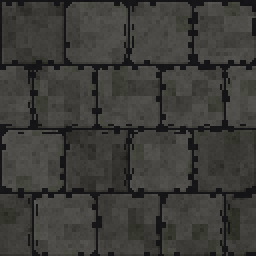
#> input picture assets/retro/rubble.png, 128 x 128 px (shown 2 times larger)
$ python -i draw-props.py   (imports and definitions only)
#> lines starting #> are read from the running program, lines starting #| are printed output that depends on the picture
"""Weathered code-native props plus losslessly packed PixelLab torch artwork."""
from pathlib import Path
from PIL import Image, ImageDraw, ImageFont
import base64, hashlib, json, struct
HERE=Path(__file__).resolve().parent
INK='#111319'; DARK='#24282d'; DEEP='#30363b'; STEEL='#59656a'; EDGE='#8a9593'; LIGHT='#bcc1af'
WOOD='#493326'; WARM='#705039'; GRAIN='#98704b'; GOLD='#bd8c38'; GLOW='#f5c65a'; MOSS='#46533a'
W,H=64,96

def canvas():
 im=Image.new('RGBA',(W,H));return im,ImageDraw.Draw(im)
#> after `im = Image.new('RGBA', (W, H))`: im: PIL image 64x96 RGBA; every value is 0
def poly(d,xy,fill,outline=INK):
 d.polygon(xy,fill=fill);d.line(xy+[xy[0]],fill=outline,width=1)
def rect(d,xy,fill,outline=INK):d.rectangle(xy,fill=fill,outline=outline)
def shadow(d):d.ellipse((6,85,59,94),fill=(9,11,14,95))
def rivet(d,x,y):d.rectangle((x,y,x+2,y+2),fill=INK);d.point((x,y),fill=EDGE)
def torch(frame):
 im,d=canvas();rect(d,(25,39,38,91),DARK);rect(d,(28,41,35,88),DEEP);rivet(d,30,44);rivet(d,30,83)
 poly(d,[(33,69),(46,61),(46,49),(41,49),(41,58),(31,63)],STEEL);d.line((34,65,43,59,43,52),fill=EDGE,width=1)
 rect(d,(35,31,42,57),WOOD);rect(d,(36,33,38,55),GRAIN)
 for y in [35,42,49]:d.line((35,y,42,y),fill=INK,width=2)
 poly(d,[(28,47),(49,47),(46,58),(33,58)],DARK);d.line((29,48,48,48),fill=EDGE,width=2);d.line((34,56,45,56),fill=STEEL)
 shift=[-2,0,2,-1][frame];tip=[7,3,6,9][frame]
 poly(d,[(33,45),(27,36),(30,22),(35+shift,27),(37+shift,tip),(44+shift,19),(43,28),(49,22),(50,35),(44,46)],'#9a3c26')
 poly(d,[(34,44),(31,35),(35,24),(38+shift,31),(40+shift,14),(44,27),(43,37),(46,31),(45,43)],'#e57a2a',outline='#b65125')
 poly(d,[(36,43),(35,34),(39,28),(39,37),(43,34),(42,43)],'#ffd875',outline='#f5bd46')
 d.point((37+shift,tip-3),fill=GLOW);d.point((47,17+frame*2),fill='#d96d2d');return im

def chest(opened):
#> called with opened = False
 im,d=canvas();shadow(d)
 poly(d,[(8,53),(48,49),(58,58),(56,86),(16,91),(7,81)],WOOD)
 poly(d,[(16,62),(56,58),(56,84),(16,89)],WARM);d.line((19,66,52,62),fill=GRAIN);d.line((19,78,53,74),fill=WOOD)
 for x in [18,44]:poly(d,[(x,61),(x+5,60),(x+5,87),(x,88)],STEEL);rivet(d,x+1,66);rivet(d,x+1,81)
 if opened:
  poly(d,[(8,50),(7,28),(18,17),(50,23),(56,46)],WOOD);poly(d,[(12,46),(12,29),(20,23),(47,28),(50,44)],DARK)
  d.line((13,28,47,27),fill=GRAIN,width=2)
  for x in [14,44]:d.line((x,27,x+2,45),fill=STEEL,width=4)
  poly(d,[(10,52),(48,48),(55,56),(16,62)],INK)
  for x,y in [(21,54),(27,52),(35,54),(42,51),(46,56),(31,57)]:d.ellipse((x-3,y-2,x+3,y+2),fill=GOLD,outline=WOOD);d.point((x,y-1),fill=GLOW)
 else:
  poly(d,[(7,54),(9,42),(18,34),(46,32),(56,42),(58,57),(16,63)],WARM)
  poly(d,[(16,59),(18,42),(45,39),(54,44),(55,55)],GRAIN,outline=WOOD)
  for x in [18,44]:poly(d,[(x-2,37),(x+3,36),(x+7,58),(x+2,60)],STEEL);d.line((x,39,x+4,56),fill=EDGE)
 rect(d,(31,58,38,72),GOLD);rect(d,(33,62,36,69),INK);d.point((34,63),fill=LIGHT);return im

def shrine():
 im,d=canvas();shadow(d);poly(d,[(11,81),(24,73),(52,77),(58,85),(44,93),(8,88)],DEEP);poly(d,[(18,73),(19,52),(47,49),(48,80),(26,86)],STEEL)
 d.line((21,55,22,78,29,82),fill=EDGE,width=2);poly(d,[(14,51),(26,44),(51,48),(48,57),(23,61)],EDGE)
 rect(d,(29,63,37,76),DARK);d.line((33,65,30,69,35,69,32,74),fill='#75d8db',width=1)
 poly(d,[(34,11),(46,27),(40,44),(29,47),(22,30)],'#214b69');poly(d,[(34,13),(34,43),(25,30)],'#4c9cbd',outline='#274f70');poly(d,[(35,13),(43,27),(36,39)],'#9ce6ee',outline='#5ac3d6')
 for x,y in [(17,26),(48,20),(19,43),(48,41)]:d.line((x-2,y,x+2,y),fill='#73cfd5');d.line((x,y-2,x,y+2),fill='#73cfd5')
 return im

def relic():
 im,d=canvas();d.ellipse((10,40,55,66),outline='#805c2c',width=2);poly(d,[(33,12),(48,37),(39,65),(27,70),(15,43)],'#a65b25');poly(d,[(32,16),(30,63),(18,42)],'#f1b447',outline='#bc762b');poly(d,[(34,17),(44,37),(34,58)],'#ffe08c',outline='#df9e37');d.line((21,43,39,44),fill='#8e4a21')
 for x,y in [(13,28),(51,51),(32,78),(51,20)]:d.line((x-2,y,x+2,y),fill=GLOW);d.line((x,y-2,x,y+2),fill=GLOW)
 return im

def crate():
 im,d=canvas();shadow(d);poly(d,[(8,38),(43,29),(58,41),(56,84),(22,92),(8,81)],WOOD);poly(d,[(11,42),(43,36),(43,85),(22,88),(11,79)],WARM);poly(d,[(45,37),(55,44),(54,81),(45,85)],WOOD)
 for x in [17,27,37]:d.line((x,43,x,83),fill=WOOD)
 for y in [50,65,78]:d.line((12,y,40,y-3),fill=GRAIN)
 poly(d,[(12,43),(17,42),(41,81),(37,85)],GRAIN);poly(d,[(36,38),(41,37),(17,84),(12,81)],GRAIN)
 for x,y in [(9,40),(39,33),(51,42),(9,75),(44,80)]:rect(d,(x,y,x+6,y+6),DARK);rivet(d,x+2,y+2)
 return im

def rubble():
 im,d=canvas();shadow(d)
 stones=[([(8,85),(10,74),(21,69),(28,79),(24,91)],DEEP), ([(19,80),(22,62),(35,60),(44,72),(37,87)],STEEL), ([(34,87),(38,69),(51,71),(58,86),(47,94)],DEEP), ([(11,92),(16,84),(31,85),(35,93)],STEEL), ([(34,69),(36,56),(44,52),(50,63),(46,73)],'#72766b')]
 for pts,c in stones:poly(d,pts,c);d.line(pts[:3],fill=EDGE,width=1)
 for x,y in [(9,91),(53,92),(30,94),(17,71)]:rect(d,(x,y,x+3,y+2),DEEP)
 d.line((23,67,32,64,29,73),fill=DARK);d.line((41,76,48,73),fill=MOSS,width=2);return im

def spikes(active):
#> called with active = False
 im,d=canvas();shadow(d);poly(d,[(7,77),(28,68),(58,77),(39,93),(9,86)],DARK);poly(d,[(10,77),(29,72),(54,78),(38,88),(11,83)],STEEL)
 places=[(17,80,47),(29,77,35),(42,80,43),(28,86,53)]
 for x,y,tip in places:
  d.ellipse((x-5,y-2,x+5,y+3),fill=INK)
  if active:poly(d,[(x-4,y),(x,tip),(x+4,y+1)],STEEL);poly(d,[(x-3,y),(x,tip+2),(x,y)],LIGHT,outline=EDGE)
  else:d.line((x-3,y,x+2,y-1),fill=EDGE,width=2)
 for x,y in [(10,78),(45,78),(36,88)]:rivet(d,x,y)
 return im

def tomb():
 im,d=canvas();shadow(d);poly(d,[(9,52),(24,31),(47,38),(59,73),(49,91),(15,84),(7,69)],DEEP);poly(d,[(8,46),(23,24),(44,31),(57,66),(47,84),(14,76)],'#71766c');poly(d,[(14,46),(25,31),(40,36),(49,64),(43,75),(19,69)],STEEL)
 d.line((12,46,24,28,43,35),fill=LIGHT,width=2);d.line((16,75,45,82,55,67),fill=EDGE)
 d.ellipse((25,36,36,46),fill=LIGHT,outline=DEEP);d.rectangle((28,42,34,46),fill=DARK);d.point((28,40),fill=INK);d.point((33,41),fill=INK)
 poly(d,[(26,48),(36,47),(41,65),(31,68),(23,59)],EDGE);d.line((25,52,38,59,27,61,37,52),fill=DEEP,width=2)
 d.line((11,61,17,65,15,69),fill=MOSS,width=2);d.line((44,70,49,65),fill=DARK);return im

def bookshelf():
 im,d=canvas();shadow(d);rect(d,(9,10,55,91),WOOD);rect(d,(14,16,50,87),INK);rect(d,(7,7,57,15),WARM);rect(d,(6,88,58,94),WARM)
 colors=['#6b3c38','#4e615a','#746348','#51445e','#8a7657','#334953']
 for row,y in enumerate([18,41,64]):
  x=15
  for i in range(7):
   height=15+(i*3+row)%7;rect(d,(x,y+21-height,x+4,y+20),colors[(i+row)%len(colors)]);d.line((x+1,y+23-height,x+3,y+23-height),fill=GOLD);d.point((x+1,y+17),fill=EDGE);x+=5
  rect(d,(12,y+22,52,y+25),WARM);d.line((13,y+22,51,y+22),fill=GRAIN)
 d.line((10,18,10,86),fill=GRAIN);d.line((53,18,53,86),fill=DARK);return im

def barrel():
 im,d=canvas();shadow(d);poly(d,[(14,28),(23,20),(43,21),(52,30),(56,64),(50,86),(35,92),(17,85),(9,63)],WARM)
 for x in [18,26,35,44]:d.line((x,31,x-3,62,x,86),fill=WOOD,width=2)
 d.ellipse((13,17,51,36),fill=GRAIN,outline=INK);d.ellipse((17,21,47,31),fill=WOOD,outline=WARM);d.line((20,24,44,28),fill=GRAIN);d.line((31,21,28,30),fill=INK)
 for y in [37,70]:poly(d,[(11,y),(53,y-1),(55,y+5),(10,y+6)],STEEL);d.line((13,y+1,51,y),fill=EDGE);rivet(d,18,y+2);rivet(d,44,y+1)
 d.line((18,82,27,88,43,87),fill=GRAIN);return im

def banner():
 im,d=canvas();rect(d,(8,12,56,16),STEEL);d.line((11,12,53,12),fill=EDGE);rivet(d,7,12);rivet(d,55,12)
 poly(d,[(15,17),(49,17),(48,87),(42,83),(38,92),(32,85),(26,90),(22,82),(15,86)],'#662e35');poly(d,[(19,21),(26,20),(24,81),(20,79)],'#8a4142',outline='#78373c');rect(d,(44,20,47,79),'#48252e',outline='#48252e')
 poly(d,[(32,34),(40,48),(32,64),(24,48)],GOLD);poly(d,[(32,41),(35,48),(32,56),(29,48)],'#edce73');d.line((25,69,39,69),fill=GOLD,width=2);return im

def basin():
 im,d=canvas();shadow(d);poly(d,[(6,53),(15,43),(48,43),(58,54),(54,83),(39,93),(12,85)],STEEL);d.ellipse((6,40,58,65),fill=EDGE,outline=INK);d.ellipse((12,45,52,60),fill='#24434d',outline=DEEP);d.arc((14,46,50,59),0,180,fill='#588b91',width=2);d.line((19,50,25,48,30,50),fill='#7aaeb2')
 d.line((8,62,14,81,38,89,53,80),fill=EDGE,width=2);rect(d,(24,68,37,78),DEEP);d.line((26,71,34,72,28,75),fill='#727969');d.line((49,66,47,77),fill=MOSS,width=2);return im

def spiderweb():
 im,d=canvas();anchor=(8,8);rays=[(58,10),(55,29),(45,50),(29,73),(10,91)];web=(145,155,147,190)
 for end in rays:d.line([anchor,end],fill=web,width=1)
 for fraction in [.22,.44,.66,.88,1.0]:
  points=[(round(anchor[0]+(x-anchor[0])*fraction),round(anchor[1]+(y-anchor[1])*fraction)) for x,y in rays]
  for i in range(len(points)-1):
   a,b=points[i],points[i+1];middle=((a[0]+b[0])//2-2,(a[1]+b[1])//2+2);d.line([a,middle,b],fill=web,width=1)
 d.line((29,38,29,53),fill=(159,171,164,170));d.ellipse((26,52,32,58),fill=INK);d.ellipse((27,48,31,53),fill=DARK)
 for side in [-1,1]:
  for y in [51,53,55]:d.line((29+side*2,y,29+side*6,y-3,29+side*8,y-1),fill=INK)
 return im

def drip(frame):
 im,d=canvas();d.line((30,5,32,15,30,26,34,35,33,48),fill=(42,71,77,200),width=4);d.line((30,7,31,18,30,27,33,37,32,47),fill=(105,151,155,210),width=1)
 d.line((35,12,37,25,36,39),fill=(42,71,77,150),width=2)
 y=[53,65,77,89][frame];poly(d,[(32,y-6),(29,y),(29,y+3),(32,y+5),(35,y+2),(35,y)],(83,137,150,255),outline=(35,69,82,255));d.line((31,y-1,30,y+2,32,y+3),fill=(156,198,199,255))
 if frame>1:d.point((32,53),fill=(105,151,155,200))
 return im

def weather(image,kind):
 if kind in ('spiderweb','drip'):return image
 # Clustered material wear stays on existing opaque interior pixels. It creates
 # pitted metal and irregular wood grain without growing a comic-book outline.
 out=image.copy();src=image.load();dst=out.load()
 for y in range(1,H-1):
  for x in range(1,W-1):
   r,g,b,a=src[x,y]
   if a<128 or min(src[x-1,y][3],src[x+1,y][3],src[x,y-1][3],src[x,y+1][3])<128:continue
   if max(r,g,b)<32 or max(r,g,b)>205:continue
   h=((x//2)*73856093)^((y//3)*19349663)^((x+y)*83492791)
   shade=[-20,-10,-5,0,3,8][h%6]
   if kind in ('crate','chest','barrel','bookshelf','banner') and x%7==2 and h%3:shade-=8
   if max(r,g,b)-min(r,g,b)<24 and h%13==0:r,g,b=(r*3+76)//4,(g*3+52)//4,(b*3+36)//4
   dst[x,y]=(max(0,min(255,r+shade)),max(0,min(255,g+shade)),max(0,min(255,b+shade)),a)
 return out

recipes={'torch':[torch(i) for i in range(4)],'chest':[chest(False),chest(True)],'shrine':[shrine()],'relic':[relic()],'crate':[crate()],'rubble':[rubble()],'spikes':[spikes(False),spikes(True)],'tomb':[tomb()],'bookshelf':[bookshelf()],'barrel':[barrel()],'banner':[banner()],'basin':[basin()],'spiderweb':[spiderweb()],'drip':[drip(i) for i in range(4)]}
torch_files=[HERE/('torch-'+str(i)+'.png') for i in range(4)]
pixellab_torch=all(path.exists() for path in torch_files)
# [4 lines not run here, left out]
painterly_path=HERE/'painterly-provenance.json'
painterly=json.loads(painterly_path.read_text()) if painterly_path.exists() else {'assets':[]}
pixellab_kinds=set()
# [6 lines not run here, left out]
columns=5;frame_count=sum(len(frames) for frames in recipes.values())
#> frame_count = 22
atlas_width=512;placements=[];px=py=row_height=0
# [4 lines not run here, left out]
atlas=Image.new('RGBA',(atlas_width,py+row_height));metadata={};index=0
# [7 lines not run here, left out]
raw=atlas.tobytes();colors={};palette=[];indices=[]
# [4 lines not run here, left out]
index_bytes=1 if len(palette)<=256 else 2
# [1 line that did not run here, left out]
# [4 lines not run here, left out]
data={'width':atlas.width,'height':atlas.height,'indexBytes':index_bytes,'palette':b''.join(palette).hex(),'runs':base64.b64encode(runs).decode(),'kinds':metadata}
# [1 line not run here, left out]
# [1 line that did not run here, left out]
if pixellab_torch:
 manifest['torch']=json.loads((HERE/'torch-provenance.json').read_text())
 manifest['torch']['files']=[{'file':path.name,'sha256':hashlib.sha256(path.read_bytes()).hexdigest()} for path in torch_files]
# [1 line not run here, left out]
# An inspection sheet composites only for review; runtime atlas keeps true alpha.
rows=(frame_count+columns-1)//columns
#> rows = 5
sheet=Image.new('RGB',(columns*W*2,rows*(H*2+22)),(18,21,25));d=ImageDraw.Draw(sheet);index=0
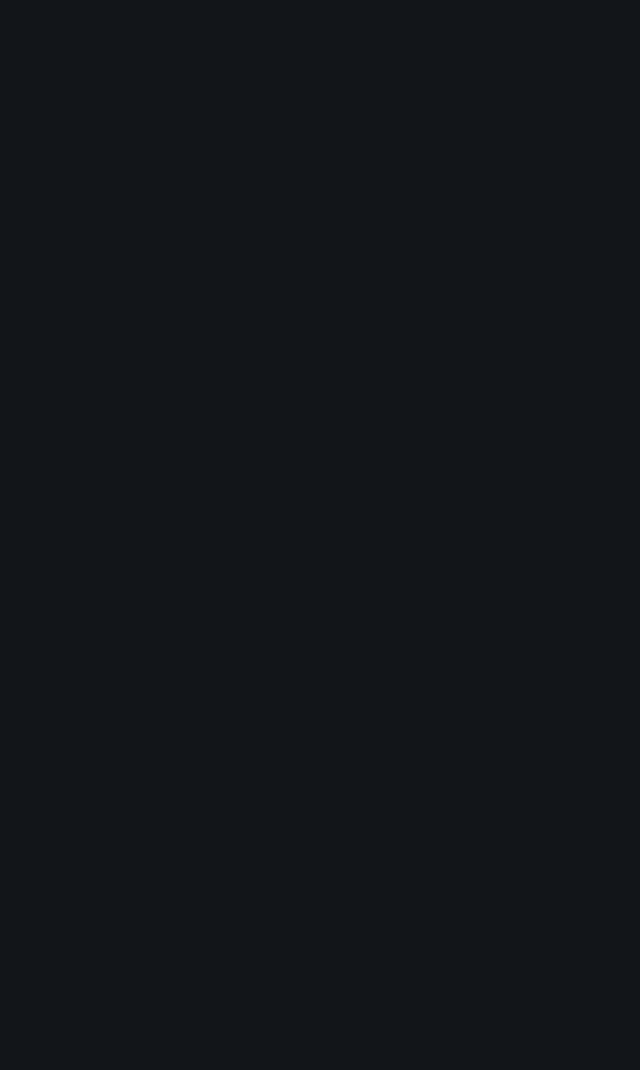
#> sheet: PIL image 640x1070 RGB; mean R, G, B 18, 21, 25
# [5 lines not run here, left out]

>>> import cv2
>>> picture = cv2.imread('../retro/rubble.png', cv2.IMREAD_GRAYSCALE)
#> picture: shape (128, 128); min 19, max 87, mean 59.7
>>> result = torch(picture)
#> (the run stopped early here; a loop or call above may not have finished)
